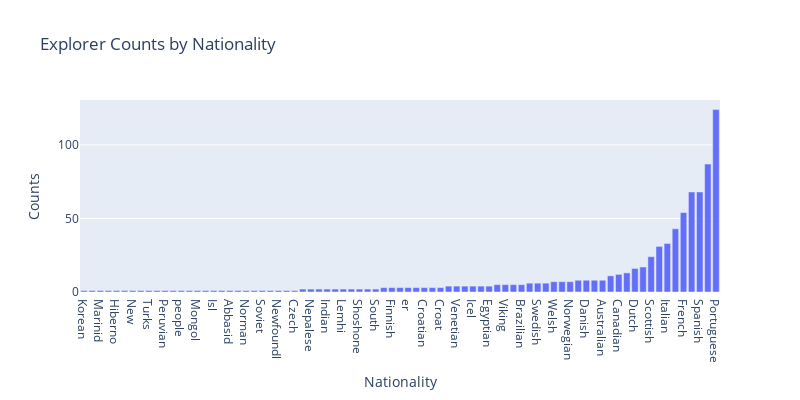

Write notebook code for a chart like this one.
### Markdown cell above
**Plot interative barchart by Number of explorer for each nationality.**

### Code cell
# create dataframe for nationality counts
nationality_counts = data['nationality'].value_counts(ascending=True).to_frame("Count").reset_index()
# show interative barchart by Number of explorer for each nationality
px.bar(
    nationality_counts, x="index", y="Count", 
    labels=dict(Count="Counts", index="Nationality"), 
    width=800, height=400, title="Explorer Counts by Nationality"
)

### Figure 1 — Plotly figure (JSON) as saved in the notebook; plotly's stock layout.template omitted (floating-point values rounded to 4 significant figures)
{"data": [{"alignmentgroup": "True", "hovertemplate": "Nationality=%{x}<br>Counts=%{y}<extra></extra>", "legendgroup": "", "marker": {"color": "#636efa"}, "name": "", "offsetgroup": "", "orientation": "v", "showlegend": false, "textposition": "auto", "type": "bar", "x": ["Korean", "Caliphate", "Marinid", "Macedonian", "Hiberno", "Caicos", "New", "Navarrese", "Turks", "Cornish", "Peruvian", "Andalusian", "people", "Persian", "Mongol", "Turco", "Isl", "Jewish", "Abbasid", "Flemish", "Norman", "Austrian", "Soviet", "Zeal", "Newfoundl", "Greenl", "Czech", "Romanian", "Nepalese", "Moroccan", "Indian", "Aboriginal", "Lemhi", "African", "Shoshone", "Carthaginian", "South", "Galician", "Finnish", "Polish", "er", "Japanese", "Croatian", "Turkish", "Croat", "Cossack", "Venetian", "Siberian", "Icel", "Swiss", "Egyptian", "Genoese", "Viking", "ic", "Brazilian", "Norse", "Swedish", "Belgian", "Welsh", "Hungarian", "Norwegian", "Chinese", "Danish", "Baltic", "Australian", "Greek", "Canadian", "British", "Dutch", "Irish", "Scottish", "German", "Italian", "Russian", "French", "American", "Spanish", "English", "Portuguese"], "xaxis": "x", "y": [1, 1, 1, 1, 1, 1, 1, 1, 1, 1, 1, 1, 1, 1, 1, 1, 1, 1, 1, 1, 1, 1, 1, 1, 1, 1, 1, 2, 2, 2, 2, 2, 2, 2, 2, 2, 2, 3, 3, 3, 3, 3, 3, 3, 3, 4, 4, 4, 4, 4, 4, 5, 5, 5, 5, 6, 6, 6, 7, 7, 7, 8, 8, 8, 8, 11, 12, 13, 16, 17, 24, 31, 33, 43, 54, 68, 68, 87, 124], "yaxis": "y"}], "layout": {"barmode": "relative", "height": 400, "legend": {"tracegroupgap": 0}, "title": {"text": "Explorer Counts by Nationality"}, "width": 800, "xaxis": {"anchor": "y", "autorange": true, "domain": [0, 1], "range": [-0.5, 78.5], "title": {"text": "Nationality"}, "type": "category"}, "yaxis": {"anchor": "x", "autorange": true, "domain": [0, 1], "range": [0, 130.5], "title": {"text": "Counts"}, "type": "linear"}}}
